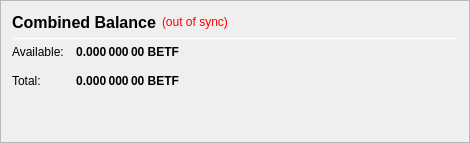
                   <widget class="QFrame" name="frame_CombinedBalances">
                    <property name="minimumSize">
                     <size>
                      <width>470</width>
                      <height>0</height>
                     </size>
                    </property>
                    <property name="frameShape">
                     <enum>QFrame::StyledPanel</enum>
                    </property>
                    <property name="frameShadow">
                     <enum>QFrame::Raised</enum>
                    </property>
                    <layout class="QVBoxLayout" name="verticalLayout_5">
                     <item>
                      <layout class="QHBoxLayout" name="horizontalLayout_5" stretch="0,0,0">
                       <item>
                        <widget class="QLabel" name="label_5z">
                         <property name="minimumSize">
                          <size>
                           <width>0</width>
                           <height>20</height>
                          </size>
                         </property>
                         <property name="font">
                          <font>
                           <pointsize>12</pointsize>
                           <weight>75</weight>
                           <bold>true</bold>
                          </font>
                         </property>
                         <property name="toolTip">
                          <string>Combined Balance (including unconfirmed and immature coins)</string>
                         </property>
                         <property name="text">
                          <string>Combined Balance</string>
                         </property>
                        </widget>
                       </item>
                       <item>
                        <widget class="QLabel" name="labelWalletStatus">
                         <property name="cursor">
                          <cursorShape>WhatsThisCursor</cursorShape>
                         </property>
                         <property name="toolTip">
                          <string>The displayed information may be out of date. Your wallet automatically synchronizes with the Betfint network after a connection is established, but this process has not completed yet.</string>
                         </property>
                         <property name="styleSheet">
                          <string notr="true">QLabel { color: red; }</string>
                         </property>
                         <property name="text">
                          <string notr="true">(out of sync)</string>
                         </property>
                         <property name="alignment">
                          <set>Qt::AlignLeading|Qt::AlignLeft|Qt::AlignVCenter</set>
                         </property>
                        </widget>
                       </item>
                       <item>
                        <spacer name="horizontalSpacer_1">
                         <property name="orientation">
                          <enum>Qt::Horizontal</enum>
                         </property>
                         <property name="sizeHint" stdset="0">
                          <size>
                           <width>40</width>
                           <height>20</height>
                          </size>
                         </property>
                        </spacer>
                       </item>
                      </layout>
                     </item>
                     <item>
                      <widget class="Line" name="line_CombinedBalance">
                       <property name="minimumSize">
                        <size>
                         <width>0</width>
                         <height>1</height>
                        </size>
                       </property>
                       <property name="maximumSize">
                        <size>
                         <width>16777215</width>
                         <height>1</height>
                        </size>
                       </property>
                       <property name="orientation">
                        <enum>Qt::Horizontal</enum>
                       </property>
                      </widget>
                     </item>
                     <item>
                      <layout class="QGridLayout" name="gridLayout_3">
                       <property name="spacing">
                        <number>12</number>
                       </property>
                       <item row="1" column="0">
                        <widget class="QLabel" name="labelBalanceTextz">
                         <property name="text">
                          <string>Available:</string>
                         </property>
                        </widget>
                       </item>
                       <item row="1" column="1">
                        <widget class="QLabel" name="labelBalancez">
                         <property name="font">
                          <font>
                           <weight>75</weight>
                           <bold>true</bold>
                          </font>
                         </property>
                         <property name="cursor">
                          <cursorShape>IBeamCursor</cursorShape>
                         </property>
                         <property name="toolTip">
                          <string>Your current spendable balance</string>
                         </property>
                         <property name="text">
                          <string notr="true">0.000 000 00 BETF</string>
                         </property>
                         <property name="alignment">
                          <set>Qt::AlignRight|Qt::AlignTrailing|Qt::AlignVCenter</set>
                         </property>
                         <property name="textInteractionFlags">
                          <set>Qt::LinksAccessibleByMouse|Qt::TextSelectableByKeyboard|Qt::TextSelectableByMouse</set>
                         </property>
                        </widget>
                       </item>
                       <item row="2" column="0">
                        <widget class="QLabel" name="labelTotalTextz">
                         <property name="text">
                          <string>Total:</string>
                         </property>
                        </widget>
                       </item>
                       <item row="2" column="1">
                        <widget class="QLabel" name="labelTotalz">
                         <property name="font">
                          <font>
                           <weight>75</weight>
                           <bold>true</bold>
                          </font>
                         </property>
                         <property name="cursor">
                          <cursorShape>IBeamCursor</cursorShape>
                         </property>
                         <property name="toolTip">
                          <string>Total Balance, including all unavailable coins.</string>
                         </property>
                         <property name="text">
                          <string notr="true">0.000 000 00 BETF</string>
                         </property>
                         <property name="alignment">
                          <set>Qt::AlignRight|Qt::AlignTrailing|Qt::AlignVCenter</set>
                         </property>
                         <property name="textInteractionFlags">
                          <set>Qt::LinksAccessibleByMouse|Qt::TextSelectableByKeyboard|Qt::TextSelectableByMouse</set>
                         </property>
                        </widget>
                       </item>
                       <item row="2" column="3">
                        <spacer name="horizontalSpacer_2">
                         <property name="orientation">
                          <enum>Qt::Horizontal</enum>
                         </property>
                         <property name="sizeHint" stdset="0">
                          <size>
                           <width>40</width>
                           <height>20</height>
                          </size>
                         </property>
                        </spacer>
                       </item>
                      </layout>
                     </item>
                     <item>
                      <spacer name="verticalSpacer_1">
                       <property name="orientation">
                        <enum>Qt::Vertical</enum>
                       </property>
                       <property name="sizeHint" stdset="0">
                        <size>
                         <width>20</width>
                         <height>40</height>
                        </size>
                       </property>
                      </spacer>
                     </item>
                    </layout>
                   </widget>
